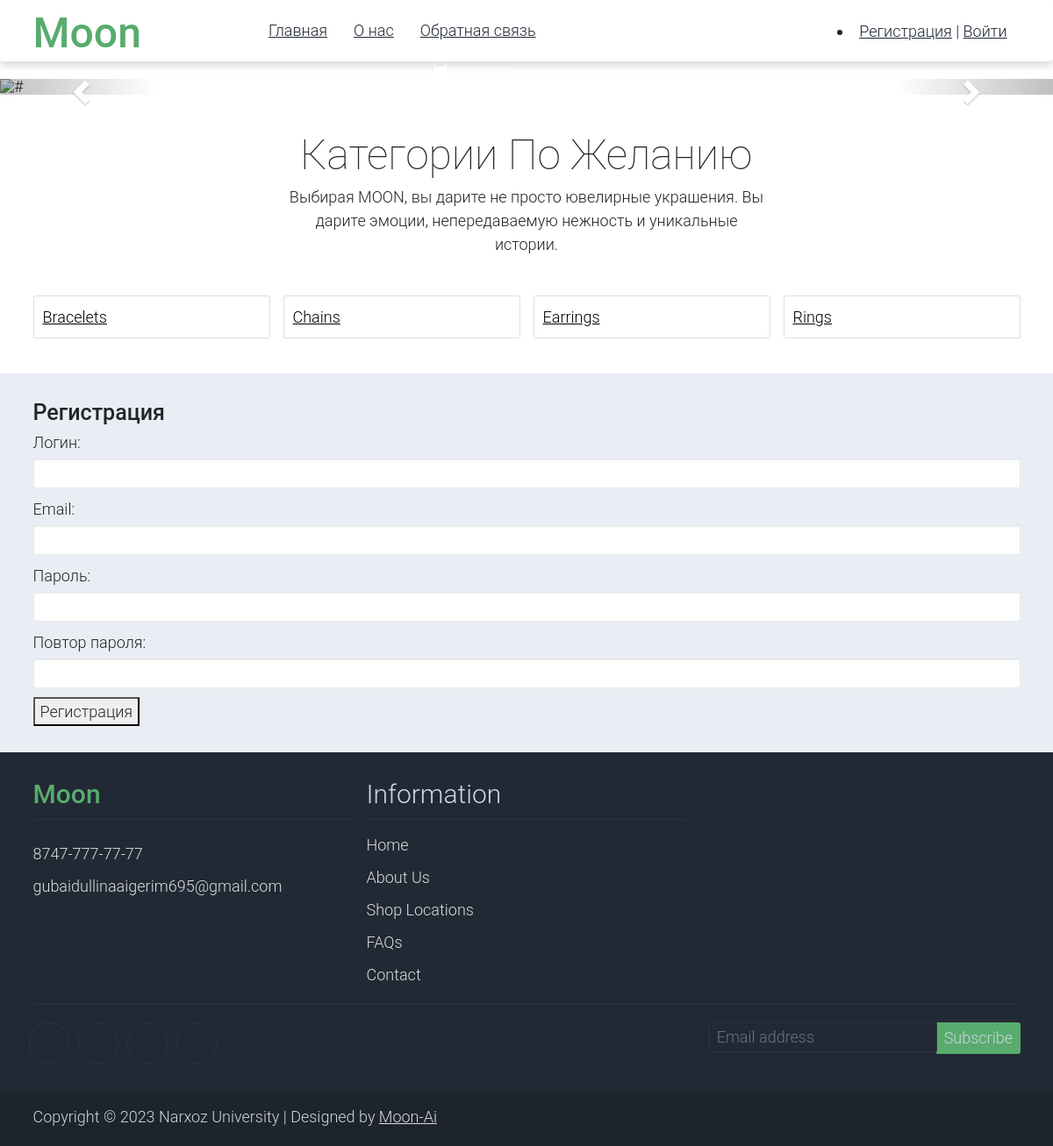
Screenshot of /register/ with the database file from the repository.
### aigerim/models.py (models this page shows, shortened)
class Category(models.Model):
    name = models.CharField(max_length=100, db_index=True, verbose_name = 'Категория')
    slug = models.SlugField(max_length=255, unique=True, db_index=True, verbose_name="URL")
    def get_absolute_url(self):
        return reverse('category', kwargs={'cat_slug': self.slug})
    class Meta:
        verbose_name = 'Категория'
        verbose_name_plural = 'Категории'
        ordering = ['id']

### aigerim/views.py (the view, shortened to what this page needs)
# urls.py: path('register/', RegisterUser.as_view(), name='register'),
class RegisterUser(DataMixin, CreateView):
    form_class = RegisterUserForm
    template_name = 'aigerim/register.html'
    success_url = reverse_lazy('login')
    def get_context_data(self, *, object_list=None,**kwargs):
        context = super().get_context_data(**kwargs)
        c_def = self.get_user_context(title="Регистрация")
        return dict(list(context.items())+list(c_def.items()))

### aigerim/forms.py
class RegisterUserForm(UserCreationForm):
    username = forms.CharField(label='Логин', widget=forms.TextInput(attrs={'class': 'form-control'}))
    email = forms.EmailField(label='Email', widget=forms.EmailInput(attrs={'class': 'form-control'}))
    password1 = forms.CharField(label='Пароль', widget=forms.PasswordInput(attrs={'class': 'form-control'}))
    password2 = forms.CharField(label='Повтор пароля', widget=forms.PasswordInput(attrs={'class': 'form-control'}))
    class Meta:
        model = User
        fields = ('username', 'email', 'password1', 'password2')

### aigerim/utils.py (called while the page is built)
    def get_user_context(self, **kwargs):
        context = kwargs
        cats = Category.objects.annotate(Count('aigerim'))
        user_menu = menu.copy()
        if not self.request.user.is_authenticated:
            user_menu.pop(1)
        context['menu'] = user_menu
        context['cats'] = cats
        if 'cat_selected' not in context:
            context['cat_selected'] = 0
        return context

### aigerim/templates/aigerim/register.html (shortened to what this page needs)
{% extends 'aigerim/base.html' %}
{% block content %}
<h1>{{title}}</h1>
<form method="post">
    {% for f in form %}
    <p><label class="form-label" for="{{ f.id_for_label }}">{{f.label}}: </label>{{ f }}</p>
    {% endfor %}
    <button type="submit">Регистрация</button>
</form>
{% endblock %}

### aigerim/templates/aigerim/base.html (shortened to what this page needs)
{% load static %}
{% load aigerim_tags %}
<!DOCTYPE html>
<html>
<head>
	<link type="text/css" href="{% static 'aigerim/css/styles.css' %}" rel="stylesheet" />
	<link rel="stylesheet" href="https://maxcdn.bootstrapcdn.com/bootstrap/3.4.1/css/bootstrap.min.css">
    <link rel="stylesheet" href="{% static 'aigerim/css/bootstrap.min.css' %}">
    <link rel="stylesheet" href="{% static 'aigerim/css/templatemo.css' %}">
    <link rel="stylesheet" href="{% static 'aigerim/css/custom.css' %}">
</head>
<body>
    <nav class="navbar navbar-expand-lg navbar-light shadow">
        <div class="container d-flex justify-content-between align-items-center">
            <a class="navbar-brand text-success logo h1 align-self-center" href="aigerim.index.html" style="padding-bottom: 50px;margin-right:100px"   >
                Moon
            </a>
            <div class="align-self-center collapse navbar-collapse flex-fill  d-lg-flex justify-content-lg-between" id="templatemo_main_nav">
                <div class="flex-fill">
                    <ul class="nav navbar-nav d-flex justify-content-between mx-lg-auto">
                        <li class="nav-item"><a href="{% url 'home' %}">Главная</a></li>
						{% for a in menu %}
							<li class="nav-item"><a href="{% url a.url_name %}">{{a.title}}</a></li>
						{% endfor %}
                    </ul>
                </div>
                        {% if request.user.is_authenticated %}
                            <a class="btn btn-link">{{user.username}}</a> | <a href="{% url 'logout' %}">Выйти</a>
						{% else %}
						    <li class="nav-item right"><a href="{% url 'register' %}">Регистрация</a> | <a href="{% url 'login' %}">Войти</a></li>
						{% endif %}
            </div>
        </div>
    </nav>
    <td valign="top" class="content">
						<div id="myCarousel" class="carousel slide" data-ride="carousel">
						  <ol class="carousel-indicators">
							<li data-target="#myCarousel" data-slide-to="0" class="active"></li>
							<li data-target="#myCarousel" data-slide-to="1"></li>
							<li data-target="#myCarousel" data-slide-to="2"></li>
						  </ol>
						  <div class="carousel-inner">
							<div class="item active">
							  <img src="https://pandora.kz/upload/iblock/48b/yed5sr6575a99qx9rsp4jh1bthhl8j87.jpg"  alt="#">
							</div>
						  </div>
						  <a class="left carousel-control" href="#myCarousel" data-slide="prev">
							<span class="glyphicon glyphicon-chevron-left"></span>
						  </a>
						  <a class="right carousel-control" href="#myCarousel" data-slide="next">
							<span class="glyphicon glyphicon-chevron-right"></span>
						  </a>
						</div>
    <section class="container py-5">
        <div class="row text-center pt-3">
            <div class="col-lg-6 m-auto">
                <h1 class="h1">Категории По Желанию</h1>
                <p>
                    Выбирая MOON, вы дарите не просто ювелирные украшения.
                    Вы дарите эмоции, непередаваемую нежность и уникальные истории.
                </p>
            </div>
        </div>
		<div class="row row-cols-1 row-cols-md-4 g-4 " style="margin-top: 20px; margin-bottom: 10px">
			{% for c in cats %}
              <div class="col">
                  <a href="{{ c.get_absolute_url }}" style="color:black">
                <div class="card">
                  <div class="card-body ">
                    <p class="card-text">{{c.name}}</p>
                  </div>
                </div>
                  </a>
              </div>
			{% endfor %}
        </div>
    </section>
    <section class="bg-light">
        <div class="container py-5">
            <div class="row">
                {% block content %}
                {% endblock%}
            </div>
        </div>
    </section>
				<tr>
				<td valign=top>
				<footer class="bg-dark" id="tempaltemo_footer">
                <div class="container">
                    <div class="row">
                        <div class="col-md-4 pt-5">
                            <h2 class="h2 text-success border-bottom pb-3 border-light logo">Moon</h2>
                            <ul class="list-unstyled text-light footer-link-list">
                                <li>
                                </li>
                                <li>
                                    <a class="text-decoration-none" href="tel:8776">8747-777-77-77</a>
                                </li>
                                <li>
                                    <a class="text-decoration-none" href="mailto:gubaidullinaaigerim695@gmail.com">gubaidullinaaigerim695@gmail.com</a>
                                </li>
                            </ul>
                        </div>
                        <div class="col-md-4 pt-5">
                            <h2 class="h2 text-light border-bottom pb-3 border-light">Information</h2>
                            <ul class="list-unstyled text-light footer-link-list">
                                <li><a class="text-decoration-none" href="http://127.0.0.1:8000/">Home</a></li>
                                <li><a class="text-decoration-none" href="http://127.0.0.1:8000/about/">About Us</a></li>
                                <li><a class="text-decoration-none" href="https://2gis.kz/almaty/geo/70000001022543060">Shop Locations</a></li>
                                <li><a class="text-decoration-none" href="#">FAQs</a></li>
                                <li><a class="text-decoration-none" href="http://127.0.0.1:8000/contact/">Contact</a></li>
                            </ul>
                        </div>
                    </div>
                    <div class="row text-light mb-4">
                        <div class="col-12 mb-3">
                            <div class="w-100 my-3 border-top border-light"></div>
                        </div>
                        <div class="col-auto me-auto">
                            <ul class="list-inline text-left footer-icons">
                                <li class="list-inline-item border border-light rounded-circle text-center">
                                </li>
                                <li class="list-inline-item border border-light rounded-circle text-center">
                                </li>
                                <li class="list-inline-item border border-light rounded-circle text-center">
                                </li>
                                <li class="list-inline-item border border-light rounded-circle text-center">
                                </li>
                            </ul>
                        </div>
                        <div class="col-auto">
                            <div class="input-group mb-2">
                                <input type="text" class="form-control bg-dark border-light" id="subscribeEmail" placeholder="Email address">
                                <div class="input-group-text btn-success text-light">Subscribe</div>
                            </div>
                        </div>
                    </div>
                </div>
                <div class="w-100 bg-black py-3">
                    <div class="container">
                        <div class="row pt-2">
                            <div class="col-12">
                                <p class="text-left text-light">
                                    Copyright &copy; 2023 Narxoz University
                                    | Designed by <a rel="sponsored" href="#" target="_blank">Moon-Ai</a>
                                </p>
                            </div>
                        </div>
                    </div>
                </div>
				</footer>
		    </td>
		</tr>
</body>
</html>

### aigerim/static/aigerim/css/templatemo.css (style rules this page uses)
body, ul, li, p, a, label, input, div { font-family: 'Roboto', sans-serif; font-size: 18px !important; font-weight: 300 !important; }
.h1 { font-family: 'Roboto', sans-serif; font-size: 48px !important; font-weight: 200 !important; }
.h2 { font-family: 'Roboto', sans-serif; font-size: 30px !important; font-weight: 300; }
.logo { font-weight: 500 !important; }
.text-success { color: #59ab6e !important; }
.text-light { color: #cfd6e1 !important; }
.bg-dark { background-color: #212934 !important; }
.bg-light { background-color: #e9eef5 !important; }
.bg-black { background-color: #1d242d !important; }
.btn-success { background-color: #59ab6e !important; border-color: #56ae6c !important; }
#templatemo_main_nav a { color: #212934; }
.form-control { border: 1px solid #e8e8e8; }
#tempaltemo_footer a { color: #dcdde1; }
#tempaltemo_footer ul.footer-link-list li { padding-top: 10px; }
#tempaltemo_footer ul.footer-icons li { width: 2.6em; height: 2.6em; line-height: 2.6em; }
#tempaltemo_footer .border-light { border-color: #2d343f !important; }
@media (min-width: 768px) { #templatemo_main_nav .navbar-nav { max-width: 450px; } }
@media (min-width: 992px) { #templatemo_main_nav .navbar-nav { max-width: 550px; } }

### rows the page displays
Category: name "Bracelets"
Category: name "Chains"
Category: name "Earrings"
Category: name "Rings"

### other values shown
{{ a.title }} "О нас" "Обратная связь"
{{ title }} "Регистрация"
{{ f.label }} "Логин" "Email" "Пароль" "Повтор пароля"
